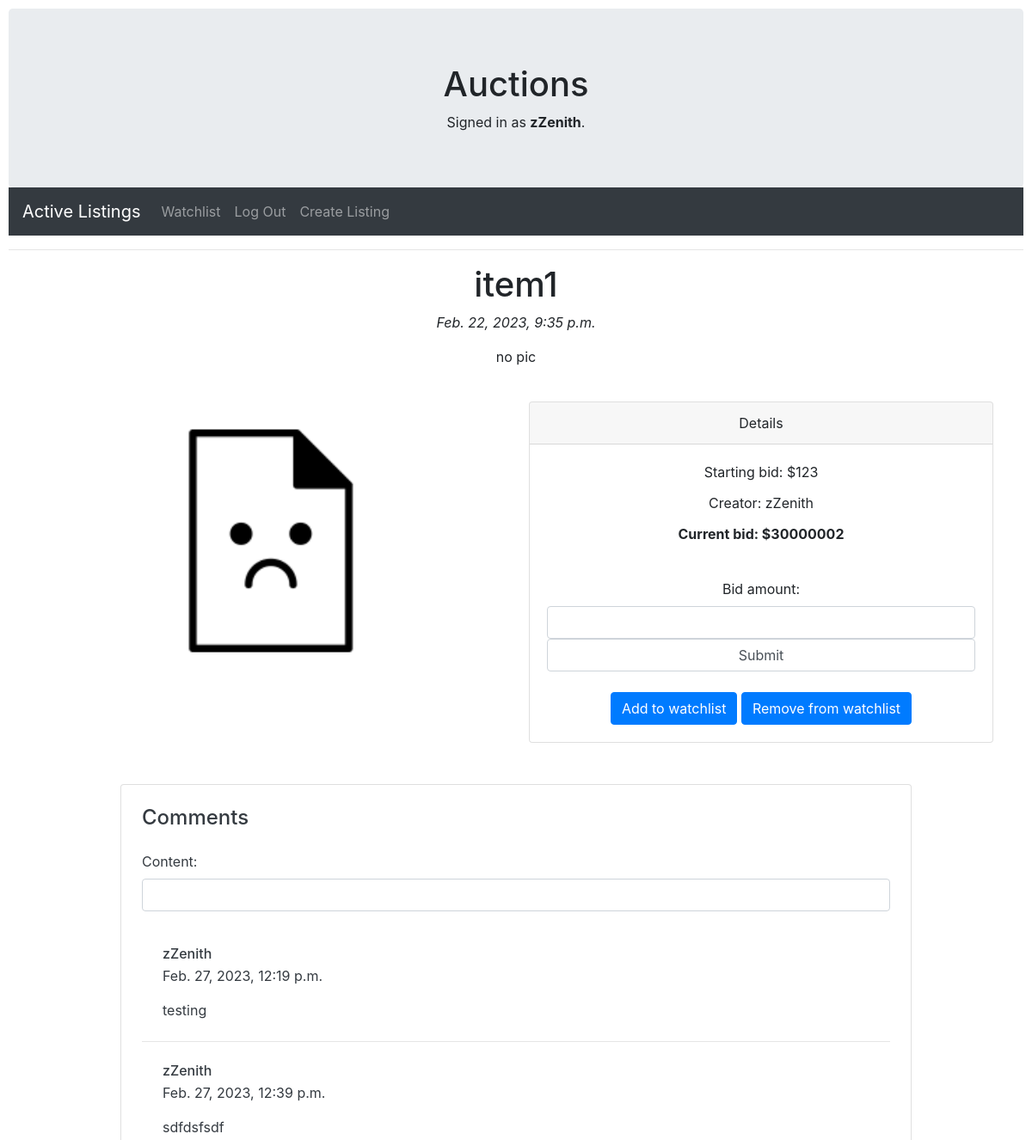
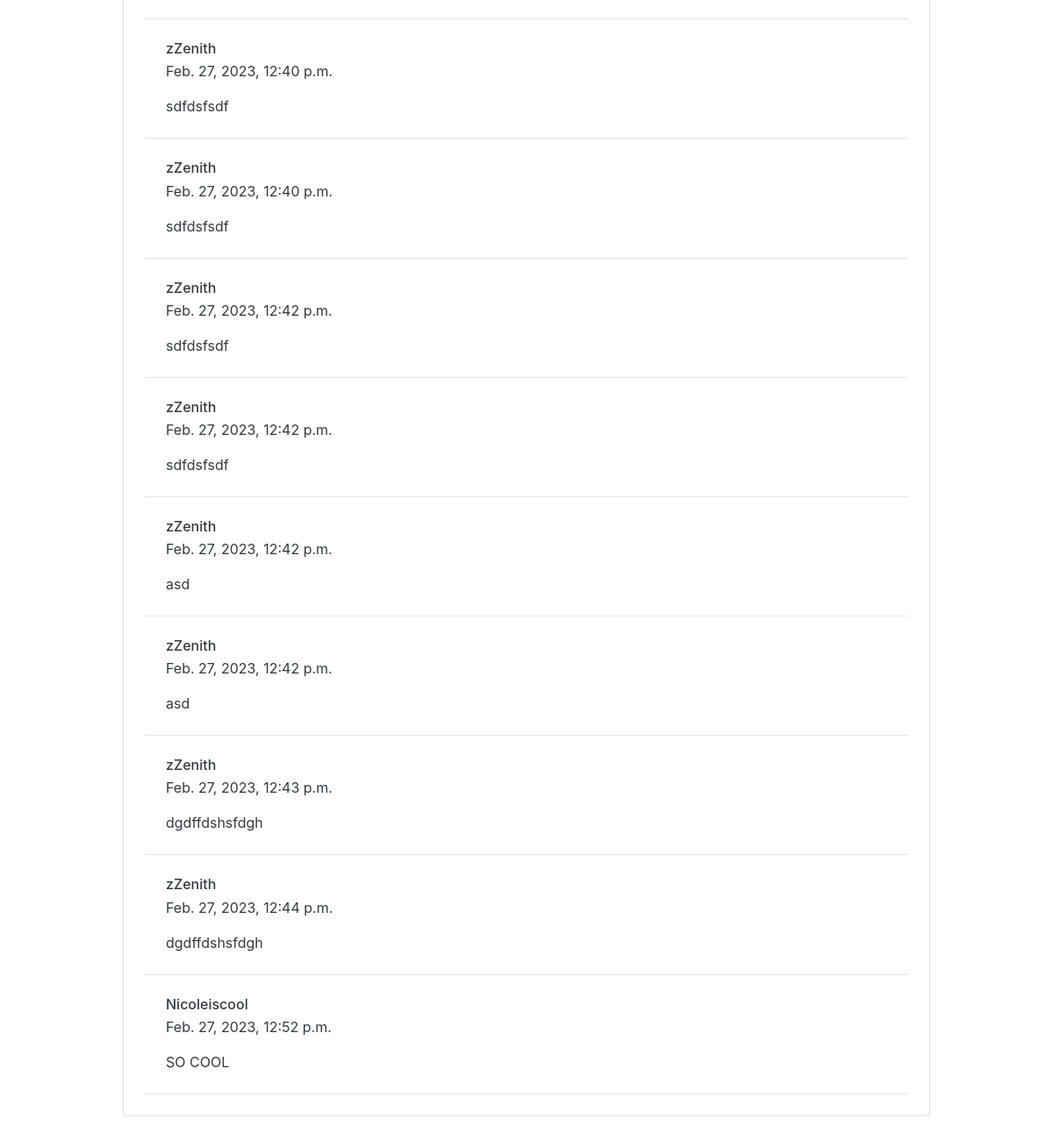
Page /details/item1/ (signed in) on the committed database (2 pictures, top to bottom).
### auctions/models.py (models this page shows)
class User(AbstractUser):
    pass

class Listing(models.Model):
    listing_name = models.CharField(primary_key=True, max_length=64)
    listing_desc = models.CharField(max_length=256)
    starting_bid = models.IntegerField()
    current_bid = models.ForeignKey(
        Bid, on_delete=models.CASCADE, null=True, blank=True)
    creator = models.ForeignKey(User, on_delete=models.CASCADE)
    post_date = models.DateTimeField(default=now, editable=False)
    picture = models.ImageField(blank=True, null=True, upload_to="images/")

class Bid(models.Model):
    buyer = models.ForeignKey(User, on_delete=models.CASCADE)
    value = models.IntegerField()

class Comment(models.Model):
    user = models.ForeignKey(User, on_delete=models.CASCADE)
    content = models.CharField(max_length=512, blank=True)
    item = models.ForeignKey(Listing, on_delete=models.CASCADE)
    post_date = models.DateTimeField(default=now, editable=False)

### auctions/views.py (the view, shortened to what this page needs)
# urls.py: path("details/<str:item>/", views.details, name="details"),
def details(request, item):
    listing = Listing.objects.get(listing_name=item)
    comments = Comment.objects.filter(item=listing)
    return render(request, "auctions/details.html", {
        'listing': listing,
        'form': BidForm,
        'comments': comments,
        'form2': CommentForm
    })

### auctions/templates/auctions/details.html (shortened to what this page needs)
{% extends "auctions/layout.html" %}
{% block body %}
<div class="container text-center">
    <h1>{{listing.listing_name}}</h1>
    <p><em>{{listing.post_date}}</em></p>
    <p>{{listing.listing_desc}}</p>
    <br>
    <div class="row">
        <div class="col-sm-6">
            <img src="{{listing.picture.url}}" alt="{{listing.listing_name}}" width="60%">
        </div>
        <div class="col-sm-6">
            <div class="card">
                <div class="card-header">
                    Details
                </div>
                <div class="card-body">
                    <p class="card-title">Starting bid: ${{listing.starting_bid}}</p>
                    <p class="card-title">Creator: {{listing.creator.username}}</p>
                    {% if listing.current_bid %}
                    <p class="card-text"><strong>Current bid: ${{listing.current_bid.value}}</strong></p><br>
                    {% else %}
                    <p><strong>No bids so far</strong></p><br>
                    {% endif %}
                    {% if user.is_authenticated %}
                    <div>
                        <form action="" method="POST">
                            {{ form }}
                            <input type="submit" class="form-control">
                        </form>
                        <br>
                        <a href="{% url 'add' listing.listing_name %}" class="btn btn-primary">Add to watchlist</a>
                        <a href="{% url 'remove' listing.listing_name %}" class="btn btn-primary">Remove from
                            watchlist</a>
                    </div>
                    {% endif %}
                </div>
            </div>
        </div>
    </div>
</div>
<div class="container my-6 py-5">
    <div class="row d-flex justify-content-center">
        <div class="col-md-12 col-lg-10">
            <div class="card text-dark">
                <div class="card-body p-4">
                    <h4 class="mb-0">Comments</h4>
                    <br>
                    <div class="mb-3">
                        <form action="" method="POST">
                            {{form2}}
                        </form>
                    </div>
                    {% if comments %}
                    {% for comment in comments %}
                    <div class="card-body p-4">
                        <div class="d-flex flex-start">
                            <div>
                                <h6 class="fw-bold mb-1">{{comment.user.username}}</h6>
                                <div class="d-flex align-items-center mb-3">
                                    <p class="mb-0">
                                        {{comment.post_date}}
                                    </p>
                                </div>
                                <p class="mb-0">
                                    {{comment.content}}
                                </p>
                            </div>
                        </div>
                    </div>
                    <hr class="my-0" />
                    {% endfor %}
                    {% else %}
                    <hr>
                    <h6 class="fw-bold mb-1">No comments</h6>
                    {% endif %}
                </div>
            </div>
        </div>
    </div>
    {% endblock %}

### auctions/templates/auctions/layout.html (shortened to what this page needs)
{% load static %}
<!DOCTYPE html>
<html lang="en">
<head>
    <link rel="stylesheet" href="https://stackpath.bootstrapcdn.com/bootstrap/4.4.1/css/bootstrap.min.css"
>
    <link href="{% static '/auctions/styles.css' %}" rel="stylesheet" type="text/css">
</head>
<body>
    <div class="jumbotron text-center" style="margin-bottom:0">
        <h1>Auctions</h1>
        <div>
            {% if user.is_authenticated %}
            Signed in as <strong>{{ user.username }}</strong>.
            {% else %}
            Not signed in.
            {% endif %}
        </div>
    </div>
    <nav class="navbar navbar-expand-lg navbar-dark bg-dark">
        <a class="navbar-brand" href="{% url 'index' %}">Active Listings</a>
        <div class="collapse navbar-collapse" id="navbarNavAltMarkup">
            <div class="navbar-nav">
                {% if user.is_authenticated %}
                <a class="nav-item nav-link" href="{% url 'watchlist' %}">Watchlist</a>
                <a class="nav-item nav-link" href="{% url 'logout' %}">Log Out</a>
                <a class="nav-item nav-link" href="{% url 'create' %}">Create Listing</a>
                {% else %}
                <a class="nav-item nav-link" href="{% url 'login' %}">Log In</a>
                <a class="nav-item nav-link" href="{% url 'register' %}">Register</a>
                {% endif %}
            </div>
        </div>
    </nav>
    <hr>
    {% block body %}
    {% endblock %}
</body>
</html>

### auctions/static/auctions/styles.css (style rules this page uses)
body { padding: 10px; }

### rows in the picture
User: username "zZenith"
Listing: listing_name "item1", post_date "Feb. 22, 2023, 9:35 p.m.", listing_desc "no pic", picture (placeholder picture), starting_bid "123", creator.username "zZenith", current_bid.value "30000002"
Comment: user.username "zZenith", post_date "Feb. 27, 2023, 12:19 p.m.", content "testing"
Comment: user.username "zZenith", post_date "Feb. 27, 2023, 12:39 p.m.", content "sdfdsfsdf"
Comment: user.username "zZenith", post_date "Feb. 27, 2023, 12:40 p.m.", content "sdfdsfsdf"
Comment: user.username "zZenith", post_date "Feb. 27, 2023, 12:40 p.m.", content "sdfdsfsdf"
Comment: user.username "zZenith", post_date "Feb. 27, 2023, 12:42 p.m.", content "sdfdsfsdf"
Comment: user.username "zZenith", post_date "Feb. 27, 2023, 12:42 p.m.", content "sdfdsfsdf"
Comment: user.username "zZenith", post_date "Feb. 27, 2023, 12:42 p.m.", content "asd"
Comment: user.username "zZenith", post_date "Feb. 27, 2023, 12:42 p.m.", content "asd"
Comment: user.username "zZenith", post_date "Feb. 27, 2023, 12:43 p.m.", content "dgdffdshsfdgh"
Comment: user.username "zZenith", post_date "Feb. 27, 2023, 12:44 p.m.", content "dgdffdshsfdgh"
Comment: user.username "Nicoleiscool", post_date "Feb. 27, 2023, 12:52 p.m.", content "SO COOL"
